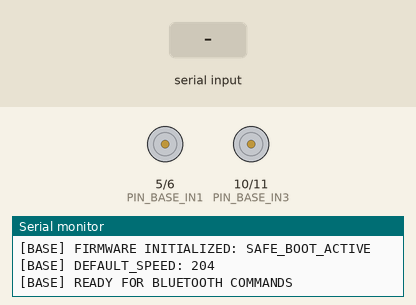
This sketch was run on a simulated Arduino Uno, built with avr-gcc and run on an emulated ATmega328P. On the bench: motor-driver pin pairs drawn as motors (green arrow = first pin HIGH = forward, orange = second pin HIGH = backward, longer = more drive), the last lines printed to the serial monitor. The inputs (shaded band) are chosen by the test bench.

Above: at 1.2 s.
1.3 s: "l\n" received over Serial
At 1.6 s:
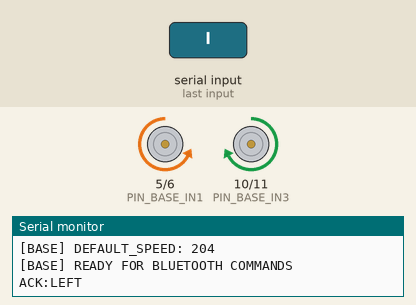
4.3 s: byte 70 ('F') received over Serial
At 5.1 s:
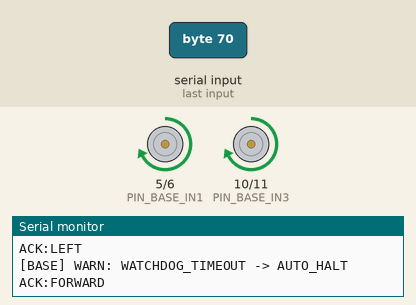
7.3 s: byte 66 ('B') received over Serial
At 8.6 s:
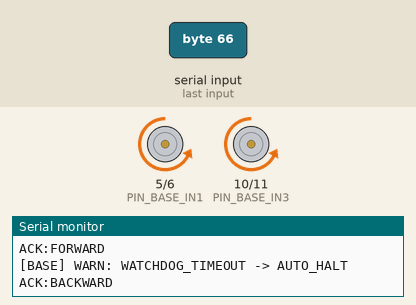
10.3 s: byte 82 ('R') received over Serial
At 10.9 s:
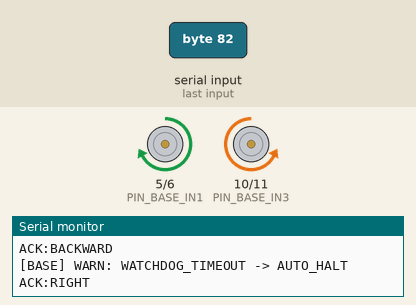
13.3 s: byte 71 ('G') received over Serial
At 14.4 s:
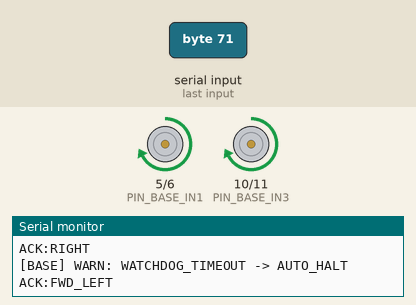
16.3 s: byte 73 ('I') received over Serial
At 19.8 s:
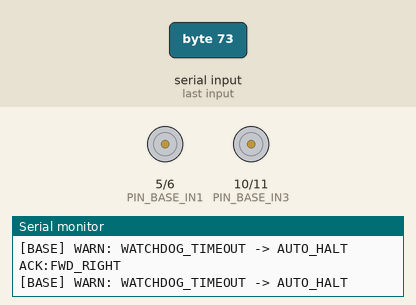
Timing chart, 0 to 20.3 s (numbered marks = the images above; inputs shaded):
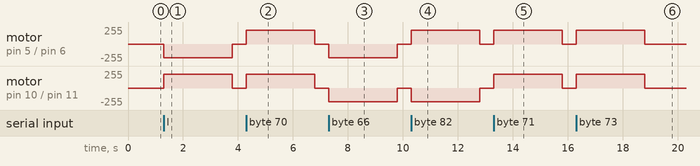

The sketch:

robotic_base.ino
```cpp
/**
 * @file robotic_base.ino
 * @brief Subsystem 1: Portable Robotic Base Firmware
 * @project Conveyor Belt with Portable Robotic Arm
 * @reference Government Polytechnic Panaji (Diploma Report 2024, Ch 4, pp. 41-44)
 *
 * Hardware Architecture:
 * - Microcontroller: Arduino Uno R3 (ATmega328P)
 * - Motor Driver: L298N Dual H-Bridge Module
 * - Actuators: 4x 100 RPM BO DC Geared Motors (Left pair ganged, Right pair ganged)
 * - Telemetry Link: HC-05 Bluetooth Classic Module (UART @ 9600-8-N-1 on Pins 0/1)
 *
 * Safety & Interlocks:
 * - Safe Boot: All driver pins driven LOW immediately upon power-up/reset.
 * - Dynamic Electronic Braking: Drives both H-bridge terminals HIGH momentarily (45ms)
 *   to short-circuit the motor back-EMF, providing rapid deceleration.
 * - Non-conflicting pin assignments with PWM velocity modulation.
 */

#include <Arduino.h>

// --- PIN DEFINITIONS ---
// Resolved from report Chapter 2 (p. 24) and Chapter 4 (p. 41)
const uint8_t PIN_BASE_IN1 = 5;   // PWM Output - Motor A Direction 1 (Left Forward)
const uint8_t PIN_BASE_IN2 = 6;   // PWM Output - Motor A Direction 2 (Left Reverse)
const uint8_t PIN_BASE_IN3 = 10;  // PWM Output - Motor B Direction 1 (Right Forward)
const uint8_t PIN_BASE_IN4 = 11;  // PWM Output - Motor B Direction 2 (Right Reverse)

// --- CONFIGURATION PARAMETERS ---
const uint32_t SERIAL_BAUD = 9600;
const uint16_t BRAKE_TIME_MS = 45;
const uint32_t COMMAND_TIMEOUT_MS = 2500; // Auto-stop if no command received (watchdog)

// --- OPERATIONAL VARIABLES ---
uint8_t currentSpeed = 204;       // Default speed (0 - 255, approx 80% duty cycle)
uint8_t turnRadiusSpeed = 70;     // Inner wheel speed for sweeping turns
bool electronicBrakingEnabled = true;
char lastCommand = 'S';
uint32_t lastCommandTimestamp = 0;

// --- FORWARD DECLARATIONS ---
void haltMotors();
void applyElectronicBrake();
void driveForward();
void driveBackward();
void pivotLeft();
void pivotRight();
void steerForwardLeft();
void steerForwardRight();
void steerBackwardLeft();
void steerBackwardRight();
void processCommand(char cmd);

void setup() {
  // 1. Initialize motor driver pins as OUTPUT
  pinMode(PIN_BASE_IN1, OUTPUT);
  pinMode(PIN_BASE_IN2, OUTPUT);
  pinMode(PIN_BASE_IN3, OUTPUT);
  pinMode(PIN_BASE_IN4, OUTPUT);

  // 2. Safe Boot State: Ensure all motor lines are fully de-energized
  haltMotors();

  // 3. Initialize Serial Communication for HC-05 Bluetooth Link
  Serial.begin(SERIAL_BAUD);
  while (!Serial && millis() < 1000) {
    // Brief wait for USB CDC if connected
  }

  // 4. Announce boot status
  Serial.println(F("[BASE] FIRMWARE INITIALIZED: SAFE_BOOT_ACTIVE"));
  Serial.print(F("[BASE] DEFAULT_SPEED: "));
  Serial.println(currentSpeed);
  Serial.println(F("[BASE] READY FOR BLUETOOTH COMMANDS"));
}

void loop() {
  // Check for incoming Bluetooth serial data
  if (Serial.available() > 0) {
    char cmd = Serial.read();

    // Ignore carriage return or newline formatting characters
    if (cmd == '\r' || cmd == '\n' || cmd == ' ') {
      return;
    }

    processCommand(cmd);
    lastCommandTimestamp = millis();
  }

  // Safety Watchdog: If vehicle is moving and no keep-alive/command received in 2500ms, halt
  if (lastCommand != 'S' && (millis() - lastCommandTimestamp > COMMAND_TIMEOUT_MS)) {
    Serial.println(F("[BASE] WARN: WATCHDOG_TIMEOUT -> AUTO_HALT"));
    haltMotors();
    lastCommand = 'S';
  }
}

/**
 * @brief Decode and execute single-character command tokens
 */
void processCommand(char cmd) {
  // Speed Adjustment Tokens ('0' through '9')
  if (cmd >= '0' && cmd <= '9') {
    currentSpeed = map(cmd - '0', 0, 9, 0, 255);
    turnRadiusSpeed = currentSpeed / 3;
    Serial.print(F("ACK:SPEED,VAL:"));
    Serial.println(currentSpeed);
    return;
  }

  switch (cmd) {
    case 'F':
    case 'f':
      driveForward();
      lastCommand = 'F';
      Serial.println(F("ACK:FORWARD"));
      break;

    case 'B':
    case 'b':
      driveBackward();
      lastCommand = 'B';
      Serial.println(F("ACK:BACKWARD"));
      break;

    case 'L':
    case 'l':
      pivotLeft();
      lastCommand = 'L';
      Serial.println(F("ACK:LEFT"));
      break;

    case 'R':
    case 'r':
      pivotRight();
      lastCommand = 'R';
      Serial.println(F("ACK:RIGHT"));
      break;

    case 'G':
    case 'g':
      steerForwardLeft();
      lastCommand = 'G';
      Serial.println(F("ACK:FWD_LEFT"));
      break;

    case 'I':
    case 'i':
      steerForwardRight();
      lastCommand = 'I';
      Serial.println(F("ACK:FWD_RIGHT"));
      break;

    case 'H':
    case 'h':
      steerBackwardLeft();
      lastCommand = 'H';
      Serial.println(F("ACK:BACK_LEFT"));
      break;

    case 'J':
    case 'j':
      steerBackwardRight();
      lastCommand = 'J';
      Serial.println(F("ACK:BACK_RIGHT"));
      break;

    case 'S':
    case 's':
      if (electronicBrakingEnabled && lastCommand != 'S') {
        applyElectronicBrake();
      } else {
        haltMotors();
      }
      lastCommand = 'S';
      Serial.println(F("ACK:STOP"));
      break;

    case 'E': // Toggle Electronic Brake
      electronicBrakingEnabled = !electronicBrakingEnabled;
      Serial.print(F("ACK:BRAKE_SYS,ENABLED:"));
      Serial.println(electronicBrakingEnabled ? 1 : 0);
      break;

    case '?': // Query status
      Serial.print(F("STA:BASE,CMD:"));
      Serial.print(lastCommand);
      Serial.print(F(",SPD:"));
      Serial.println(currentSpeed);
      break;

    default:
      Serial.print(F("ERR:UNKNOWN_CMD,VAL:"));
      Serial.println(cmd);
      break;
  }
}

// --- LOW-LEVEL MOTOR CONTROL PRIMITIVES ---

void driveForward() {
  analogWrite(PIN_BASE_IN1, currentSpeed);
  analogWrite(PIN_BASE_IN2, 0);
  analogWrite(PIN_BASE_IN3, currentSpeed);
  analogWrite(PIN_BASE_IN4, 0);
}

void driveBackward() {
  analogWrite(PIN_BASE_IN1, 0);
  analogWrite(PIN_BASE_IN2, currentSpeed);
  analogWrite(PIN_BASE_IN3, 0);
  analogWrite(PIN_BASE_IN4, currentSpeed);
}

void pivotLeft() {
  analogWrite(PIN_BASE_IN1, 0);
  analogWrite(PIN_BASE_IN2, currentSpeed);
  analogWrite(PIN_BASE_IN3, currentSpeed);
  analogWrite(PIN_BASE_IN4, 0);
}

void pivotRight() {
  analogWrite(PIN_BASE_IN1, currentSpeed);
  analogWrite(PIN_BASE_IN2, 0);
  analogWrite(PIN_BASE_IN3, 0);
  analogWrite(PIN_BASE_IN4, currentSpeed);
}

void steerForwardLeft() {
  analogWrite(PIN_BASE_IN1, turnRadiusSpeed);
  analogWrite(PIN_BASE_IN2, 0);
  analogWrite(PIN_BASE_IN3, currentSpeed);
  analogWrite(PIN_BASE_IN4, 0);
}

void steerForwardRight() {
  analogWrite(PIN_BASE_IN1, currentSpeed);
  analogWrite(PIN_BASE_IN2, 0);
  analogWrite(PIN_BASE_IN3, turnRadiusSpeed);
  analogWrite(PIN_BASE_IN4, 0);
}

void steerBackwardLeft() {
  analogWrite(PIN_BASE_IN1, 0);
  analogWrite(PIN_BASE_IN2, turnRadiusSpeed);
  analogWrite(PIN_BASE_IN3, 0);
  analogWrite(PIN_BASE_IN4, currentSpeed);
}

void steerBackwardRight() {
  analogWrite(PIN_BASE_IN1, 0);
  analogWrite(PIN_BASE_IN2, currentSpeed);
  analogWrite(PIN_BASE_IN3, 0);
  analogWrite(PIN_BASE_IN4, turnRadiusSpeed);
}

void haltMotors() {
  analogWrite(PIN_BASE_IN1, 0);
  analogWrite(PIN_BASE_IN2, 0);
  analogWrite(PIN_BASE_IN3, 0);
  analogWrite(PIN_BASE_IN4, 0);
}

void applyElectronicBrake() {
  // Drive both terminals of each H-bridge HIGH simultaneously.
  // This dead-shorts the spinning motor windings through the low-side diodes/MOSFETs,
  // generating immediate electromagnetic braking torque.
  digitalWrite(PIN_BASE_IN1, HIGH);
  digitalWrite(PIN_BASE_IN2, HIGH);
  digitalWrite(PIN_BASE_IN3, HIGH);
  digitalWrite(PIN_BASE_IN4, HIGH);
  delay(BRAKE_TIME_MS);
  haltMotors();
}
```

Measured:
- after the input at 1.3 s, motor on pin 5 (PIN_BASE_IN1) / pin 6 (PIN_BASE_IN2): stopped → backward 204/255 at once, → stopped 2.5 s later; motor on pin 10 (PIN_BASE_IN3) / pin 11 (PIN_BASE_IN4): stopped → forward 204/255 at once, → stopped 2.5 s later
- after the input at 4.3 s, motor on pin 5 (PIN_BASE_IN1) / pin 6 (PIN_BASE_IN2), motor on pin 10 (PIN_BASE_IN3) / pin 11 (PIN_BASE_IN4): stopped → forward 204/255 at once, → stopped 2.5 s later
- after the input at 7.3 s, motor on pin 5 (PIN_BASE_IN1) / pin 6 (PIN_BASE_IN2), motor on pin 10 (PIN_BASE_IN3) / pin 11 (PIN_BASE_IN4): stopped → backward 204/255 at once, → stopped 2.5 s later
- after the input at 10.3 s, motor on pin 5 (PIN_BASE_IN1) / pin 6 (PIN_BASE_IN2): stopped → forward 204/255 at once, → stopped 2.5 s later; motor on pin 10 (PIN_BASE_IN3) / pin 11 (PIN_BASE_IN4): stopped → backward 204/255 at once, → stopped 2.5 s later
- after the input at 13.3 s, motor on pin 5 (PIN_BASE_IN1) / pin 6 (PIN_BASE_IN2), motor on pin 10 (PIN_BASE_IN3) / pin 11 (PIN_BASE_IN4): stopped → forward 204/255 at once, → stopped 2.5 s later
- after the input at 16.3 s, motor on pin 5 (PIN_BASE_IN1) / pin 6 (PIN_BASE_IN2), motor on pin 10 (PIN_BASE_IN3) / pin 11 (PIN_BASE_IN4): stopped → forward 204/255 at once, → stopped 2.5 s later
